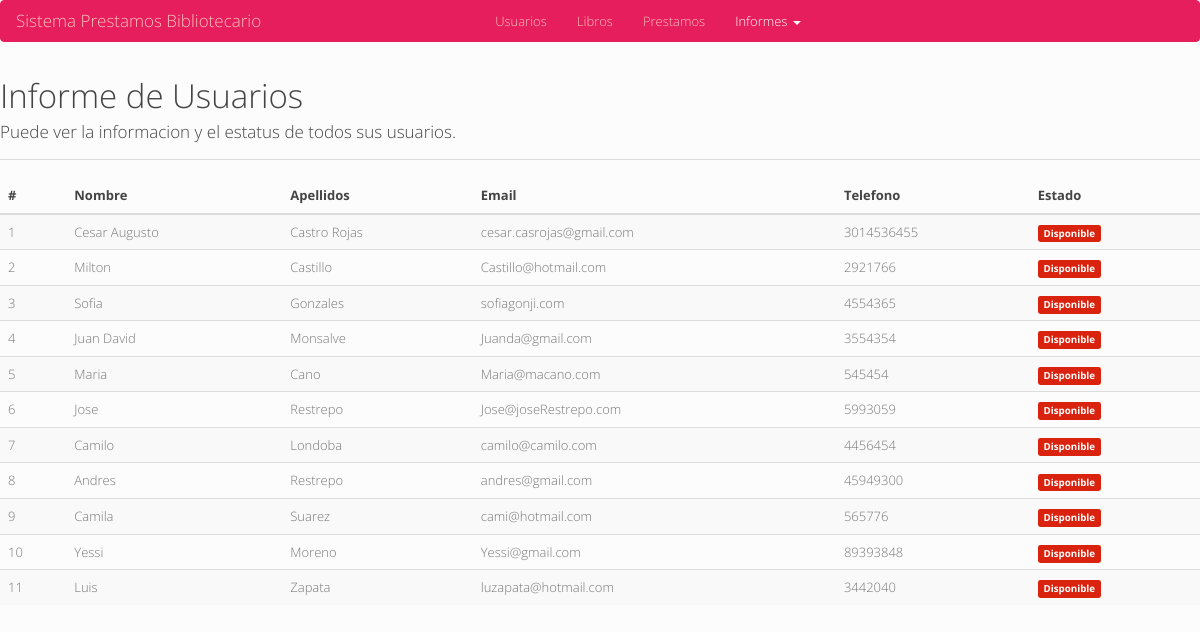
The app's page /Views/ListadoUsuarios.php with its own data.
### tables this page shows
CREATE TABLE IF NOT EXISTS Usuarios (
  idUsuario int(11) NOT NULL,
  Identificacion varchar(15) NOT NULL,
  Nombre varchar(30) NOT NULL,
  Apellidos varchar(50) NOT NULL,
  Email varchar(30) NOT NULL,
  Telefono varchar(30) NOT NULL,
  Estado int(11) NOT NULL COMMENT '0: Disponible, 1: Ocupado, 2: Deudor'
);

### ConexionPDO.php (called while the page is built, shortened)
<?php
class ConexionPDO{
	public function __construct(){
		try{
			$this->conection = new PDO('mysql:host=localhost;dbname=BibliotecaPrestamos','root','root');
		}catch(PDOException $e){
			die("Error al intentar conectar la base de datos.");
		}
	}
}

### Models/UserModel.php (called while the page is built, shortened)
<?php
require_once '../ConexionPDO.php';
class UserModel {
	private $Conexion;
	public function __construct(){
		$PDO = new ConexionPDO();
		$this->Conexion = $PDO->conection;
	}
	public function getAllUsers(){
		try{
			$Sql = "SELECT *
				FROM Usuarios";
			$res = $this->Conexion->query($Sql);
			return $res->fetchAll(PDO::FETCH_ASSOC);
		}catch(Exception $e){
			echo $e->getMessage();
		}
	}
}

### Views/ListadoUsuarios.php (the view, shortened to what this page needs)
<?php
require_once '../Models/UserModel.php';
$Model = new UserModel();
$ArrayUsuarios = $Model->getAllUsers();
?>
<!DOCTYPE html>
<html>
  <head>
    <link rel="stylesheet" href="css/bootstrap.min.css">
    <link rel="stylesheet" href="css/bootstrap-theme.min.css">
    <link rel="stylesheet" href="//code.jquery.com/ui/1.11.4/themes/smoothness/jquery-ui.css">
    <link rel="stylesheet" href="Views/css/style.css">
    <link rel="stylesheet" href="css/style.css">
  </head>
  <body>
	<div class="bs-component">
              <nav class="navbar navbar-inverse">
                <div class="container-fluid">
                  <div class="navbar-header">
                    <a class="navbar-brand" href="../index.php" style="margin-right: 12em;">Sistema Prestamos Bibliotecario</a>
                  </div>
                  <div class="collapse navbar-collapse" id="bs-example-navbar-collapse-2">
                    <ul class="nav navbar-nav">
                      <li><a href="../Views/Usuarios.php">Usuarios</a></li>
                      <li><a href="../Views/Libros.php">Libros</a></li>
                      <li><a href="../Views/Prestamos.php">Prestamos</a></li>
                      <li class="dropdown active">
                        <a href="#" class="dropdown-toggle" data-toggle="dropdown" role="button" aria-expanded="true">Informes <span class="caret"></span></a>
                      </li>
                    </ul>
                  </div>
                </div>
              </nav>
            <div id="source-button" class="btn btn-primary btn-xs" style="display: none;">&lt; &gt;</div></div>
  <div class="page-header">
    <h1>Informe de Usuarios</h1>
    <h4>Puede ver la informacion y el estatus de todos sus usuarios.</h4>
  </div>
  <table id="TableUsuarios" class="table table-striped table-hover ">
    <thead>
      <tr>
        <th>#</th>
        <th>Nombre</th>
        <th>Apellidos</th>
        <th>Email</th>
        <th>Telefono</th>
        <th>Estado</th>
      </tr>
    </thead>
    <tbody>
      <?php
           foreach ($ArrayUsuarios as $key => $value) {
             ?><tr>
               <td><?php echo $value['idUsuario']?></td>
               <td><?php echo $value['Nombre']?></td>
               <td><?php echo $value['Apellidos']?></td>
               <td><?php echo $value['Email']?></td>
               <td><?php echo $value['Telefono']?></td>
               <?if($value['Estado'] == '0'){
                  ?><td><span class="label label-primary">Disponible</span></td><?
               }elseif($value['Estado'] == '1'){
                  ?><td><span class="label label-warning">En Prestamo</span></td><?
               }else{
                  ?><td><span class="label label-danger">Deudor</span></td><?
               }?>
               </tr><?
           }
      ?>
    </tbody>
  </table>
</body>
</html>

### Views/css/style.css (style rules this page uses)
.navbar-inverse { background-color: #e61e5d !important; border-color: #e61e5d !important; }

### records on screen
usuarios: idUsuario "1", Nombre "Cesar Augusto", Apellidos "Castro Rojas", Email "cesar.casrojas@gmail.com", Telefono "3014536455", Estado "Disponible"
usuarios: idUsuario "2", Nombre "Milton", Apellidos "Castillo", Email "Castillo@hotmail.com", Telefono "2921766", Estado "Disponible"
usuarios: idUsuario "3", Nombre "Sofia", Apellidos "Gonzales", Email "sofiagonji.com", Telefono "4554365", Estado "Disponible"
usuarios: idUsuario "4", Nombre "Juan David", Apellidos "Monsalve", Email "Juanda@gmail.com", Telefono "3554354", Estado "Disponible"
usuarios: idUsuario "5", Nombre "Maria", Apellidos "Cano", Email "Maria@macano.com", Telefono "545454", Estado "Disponible"
usuarios: idUsuario "6", Nombre "Jose", Apellidos "Restrepo", Email "Jose@joseRestrepo.com", Telefono "5993059", Estado "Disponible"
usuarios: idUsuario "7", Nombre "Camilo", Apellidos "Londoba", Email "camilo@camilo.com", Telefono "4456454", Estado "Disponible"
usuarios: idUsuario "8", Nombre "Andres", Apellidos "Restrepo", Email "andres@gmail.com", Telefono "45949300", Estado "Disponible"
usuarios: idUsuario "9", Nombre "Camila", Apellidos "Suarez", Email "cami@hotmail.com", Telefono "565776", Estado "Disponible"
usuarios: idUsuario "10", Nombre "Yessi", Apellidos "Moreno", Email "Yessi@gmail.com", Telefono "89393848", Estado "Disponible"
usuarios: idUsuario "11", Nombre "Luis", Apellidos "Zapata", Email "luzapata@hotmail.com", Telefono "3442040", Estado "Disponible"
